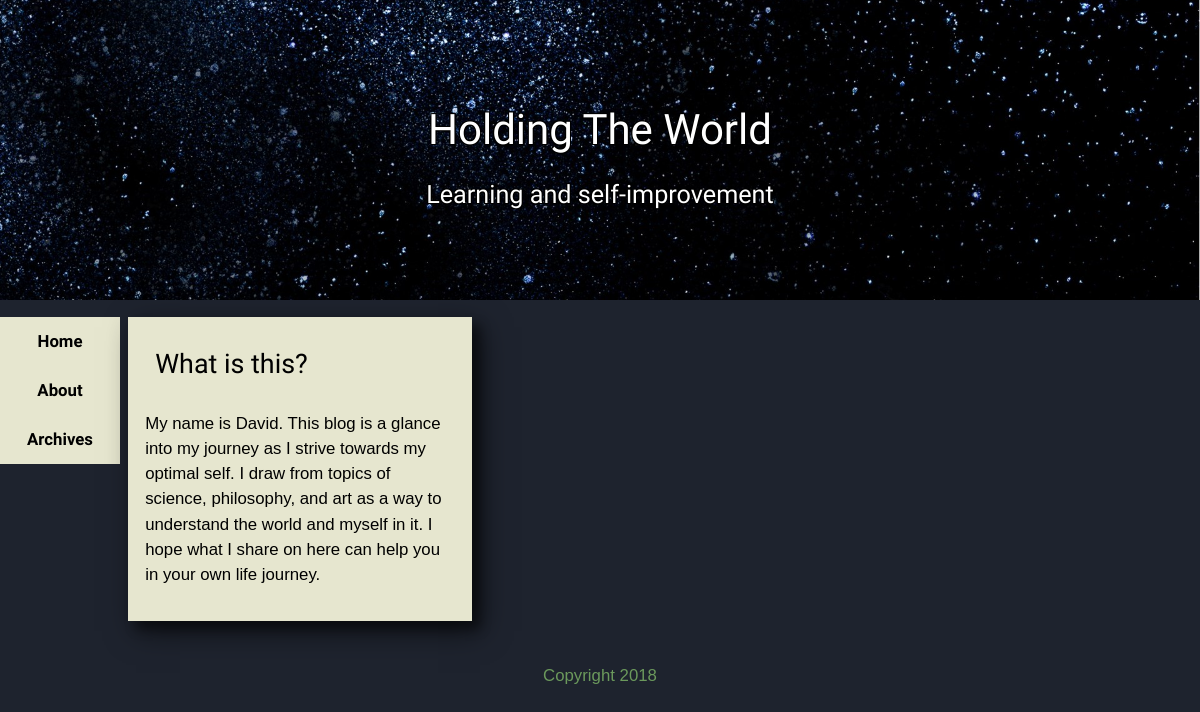
Before: / with the older database file.
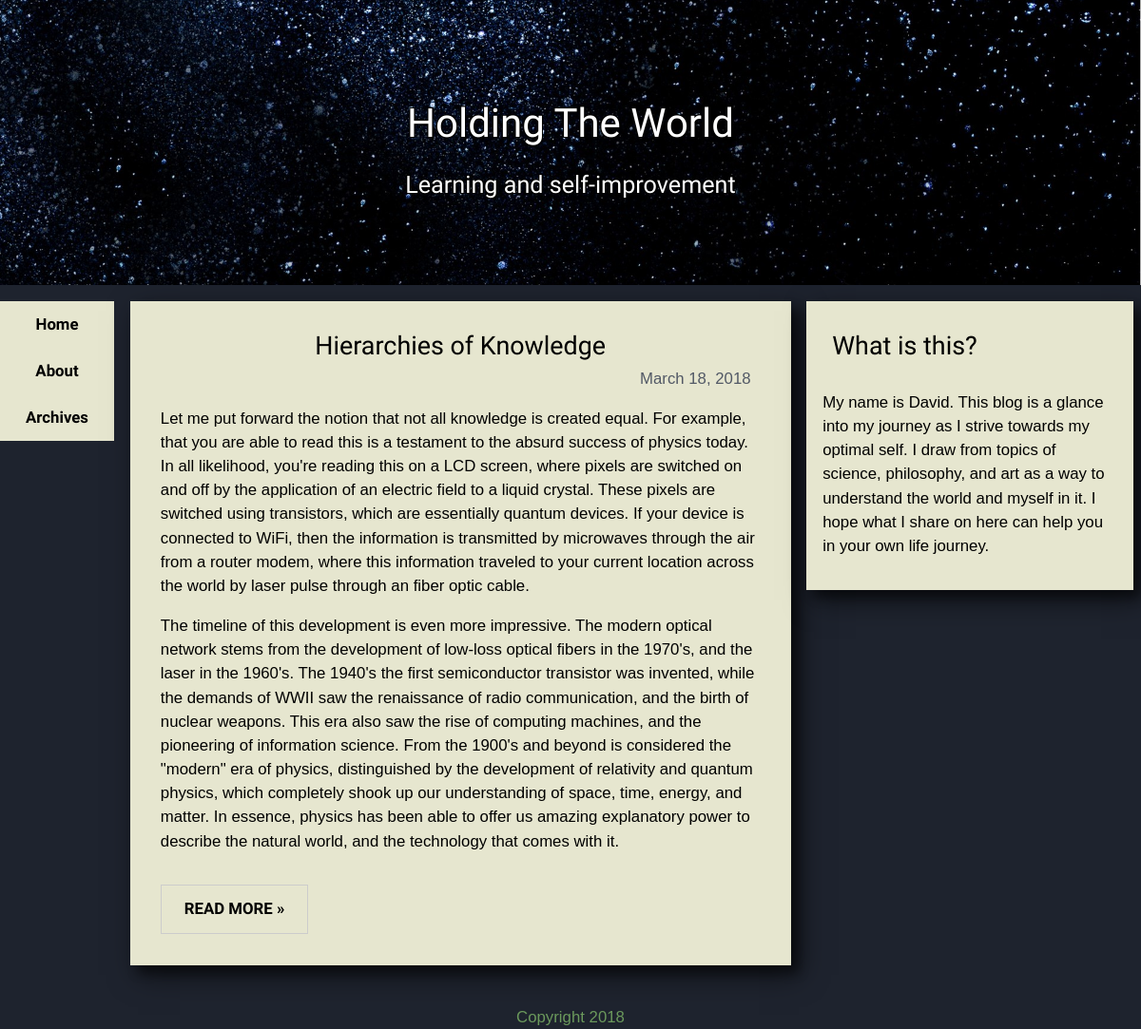
After: the same page with the newer database file.
### blog/models.py (models this page shows, shortened)
class Post(models.Model):
    title = models.CharField(max_length=128)
    body = models.TextField(blank=True)
    slug = models.SlugField(max_length=128, unique=True)
    create_date = models.DateTimeField('Date the post was originally created', auto_now_add=True)
    pub_date = models.DateTimeField('Publish date', blank=True, null=True)
    edit_date = models.DateTimeField('Date post was edited, most recently', auto_now=True)
    tags = models.ManyToManyField(Tag, blank=True)
    snippet = models.TextField('Short section from the body of the text', blank=True)
    published = models.BooleanField('Whether the post is published, or still in edit', default=False)

### blog/views.py (the view)
# urls.py: path('', views.index, name='index'),
def index(request):
    latest_post_list = Post.objects.filter(published=True).order_by('-pub_date')[:5]
    context = {
        'latest_post_list': latest_post_list,
    }
    return render(request, 'blog/index.html', context)

### blog/templates/blog/index.html
{% extends "blog/base.html" %}
{% block content %}
    {% for post in latest_post_list %}
        <article class="box">
            <h1>{{ post.title }}</h1>
            <div class="date">{{ post.pub_date.date}}</div>
                {{ post.snippet|safe }}
            <a href="{% url 'blog:post' post.slug %}" class="button">READ MORE »</a>
        </article>
    {% endfor %}
{% endblock %}

### blog/templates/blog/base.html (shortened to what this page needs)
<!DOCTYPE html>
<html>
{% load static %}
<link rel="stylesheet" href="{% static 'blog/reset.css' %}" />
<link rel="stylesheet" href="{% static 'blog/base.css' %}" />
<link rel="stylesheet" href="{% static 'blog/layout.css' %}" />
<link rel="stylesheet" href="{% static 'blog/modules.css' %}" />
<link rel="stylesheet" href="{% static 'blog/style.css' %}" />
<body>
<header>
    <h1>Holding The World</h1>
    <h2>Learning and self-improvement</h2>
</header>
<div class="clearfix grid">
    <nav class="col w1">
        <ul class="horiz s3 var-vert">
            <li><a href="/" class="button">Home</a></li>
            <li><a href="{% url 'blog:about' %}" class="button">About</a></li>
            <li><a href="{% url 'blog:archives' %}" class="button">Archives</a></li>
        </ul>
    </nav>
    <div class="col w2">
        {% block content %}{% endblock %}
    </div>
    <div class="col w3">
            <aside class="box">
                <h1>What is this?</h1>
                <p>
                    My name is David. This blog is a glance into my journey as I strive towards my optimal self. I draw from topics of
                    science, philosophy, and art as a way to understand the world and myself in it. I hope what I share on here
                    can help you in your own life journey.
                </p>
            </aside>
    </div>
</div>
<br>
<footer>
    <ul class="horiz s1">
        <li>Copyright 2018</li>
    </ul>
</footer>
</body>
</html>

### blog/static/blog/base.css (style rules this page uses)
body { line-height:1.5; overflow-x:hidden; font-family: 'Hind', sans-serif; font-size: 1.05em; }
header { text-align: center; width: 100%; height: 100%; display: block; background-image: url("images/sky_cropped.jpg"); min-height: 150px; background-position: center 90%; background-repeat: no-repeat; background-size: cover,contain; color: white; padding-top: 0.6em; }
footer { text-align: center; display: block; width: 20em; margin: 0 auto; }
h1 { font-size: 1.6em; }
h2 { font-size: 1.3em; }
header h1 { font-size: 1.75em; margin-top: 0.5em; font-family: 'Paprika', cursive; text-shadow: -1px -1px 0 #000, 1px -1px 0 #000, -1px 1px 0 #000, 1px 1px 0 #000; }
header h2 { font-size: 1.15em; padding-top: 0.5em; text-shadow: -1px -1px 0 #000, 1px -1px 0 #000, -1px 1px 0 #000, 1px 1px 0 #000; }
article > h1 { text-align: center; }
a { color: #1f6600; text-decoration: none; }

### blog/static/blog/layout.css (style rules this page uses)
html { box-sizing:border-box }
*,*:before,*:after { box-sizing:inherit }
.clearfix:after,.clearfix:before { content:"";display:table;clear:both }
.box:after,.box:before { content:"";display:table;clear:both }
.grid { margin:auto; max-width:1300px; }
.col { float: left; width: 100%; }
.col > * { margin: 1em 0.4em; }
.box { padding-bottom: 1em; }
.box > * { margin: 1em 32px 1em 32px; }
.horiz { margin: 0; }
.horiz > * { float: left; }
.horiz.s1 > * { width: 100% }
.horiz.s3 > * { width: 33.33333% }
.horiz > li > a { width: 100%; padding-left: 0!important; padding-right: 0!important; }
@media (min-width:993px) { nav { margin-top: 1em } }
@media (min-width:993px) { header { min-height: 300px; } }
@media (min-width:993px) { header > h1 { font-size: 2.5em;padding-top: 1.6em } }
@media (min-width:993px) { header > h2 { font-size: 1.5em;padding-top: 0.6em; } }
@media (min-width:993px) { .var-vert > * { float: none;width: 100%!important } }
@media (min-width:993px) { .var-vert { margin: 0 } }
@media (min-width:993px) { .var-vert > li > a { width: 100%; } }
@media (min-width:993px) { .col.w1 > * { margin-left: 0;margin-right: 0em } }
@media (min-width:993px) { .col.w2 > * { margin-left: 1em;margin-right: 0.5em } }
@media (min-width:993px) { .col.w3 > * { margin-left: 0.5em;margin-right: 0.5em } }
@media (min-width:993px) { .col.w1 { width:10% } }
@media (min-width:993px) { .col.w2 { width:60% } }
@media (min-width:993px) { .col.w3 { width:30% } }

### blog/static/blog/modules.css (style rules this page uses)
.button { border:1px solid #ccc; display:inline-block; vertical-align:middle; overflow:hidden; text-decoration:none; color:inherit; background-color:inherit; text-align:center; cursor:pointer; white-space:nowrap; font-weight: bold; padding:0.4em 0.8em; -webkit-touch-callout:none;-webkit-user-select:none;-moz-user-select:none;-ms-user-select:none;user-select:none; }
nav,h1,h2,h3,h4,h5,.button { font-family: "Raleway", sans-serif }

### blog/static/blog/style.css (style rules this page uses)
body { background-color: #1e232e; }
nav { background-color: #e6e6cf; }
footer { color: #6b995c }
article > .date { text-align: right; margin-top: -1.5em; margin-right: 2.5em; color: #525966; }
aside > * { margin: 1em!important; }
.box { color:#000; background-color: #e6e6cf; box-shadow: 8px 10px 28px rgba(0,0,0,0.6), 8px 8px 10px rgba(0,0,0,0.4); }
.button { padding:12px 24px; }
nav > * > * >.button { border: none!important; }

Changed rows visible on the page:
now on this page (row edited): Post: title "Hierarchies of Knowledge", pub_date "March 18, 2018", snippet "Let me put forward the notion that not all knowledge is created equal. For example, that you are able to read this is a testament to the absurd success of physics today. In all likelihood, you're reading this on a LCD screen, where pixels are switched on and off by the application of an electric field to a liquid crystal. These pixels are switched using transistors, which are essentially quantum devices. If your device is connected to WiFi, then the information is transmitted by microwaves through the air from a router modem, where this information traveled to your current location across the world by laser pulse through an fiber optic cable. The timeline of this development is even more…"
